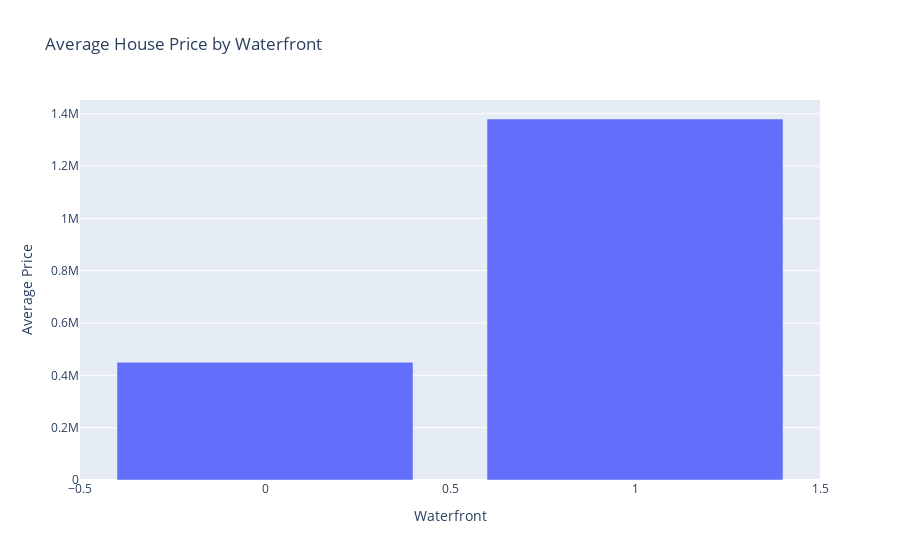

Notebook code cell kept with this figure:
### Code cell
# graph average house price with waterfront is 1 vs 0

avg_price_by_waterfront = df.groupby('waterfront')['price'].median().reset_index()

fig = px.bar(avg_price_by_waterfront, x='waterfront', y='price',
             labels={'waterfront': 'Waterfront', 'price': 'Average Price'},
             title='Average House Price by Waterfront')

fig.show()

### Figure 1 — Plotly figure (JSON) as saved in the notebook; plotly's stock layout.template omitted (floating-point values rounded to 4 significant figures)
{"data": [{"alignmentgroup": "True", "hovertemplate": "Waterfront=%{x}<br>Average Price=%{y}<extra></extra>", "legendgroup": "", "marker": {"color": "#636efa", "pattern": {"shape": ""}}, "name": "", "offsetgroup": "", "orientation": "v", "showlegend": false, "textposition": "auto", "type": "bar", "x": [0, 1], "xaxis": "x", "y": [450000, 1379900], "yaxis": "y"}], "layout": {"barmode": "relative", "legend": {"tracegroupgap": 0}, "title": {"text": "Average House Price by Waterfront"}, "xaxis": {"anchor": "y", "domain": [0, 1], "title": {"text": "Waterfront"}}, "yaxis": {"anchor": "x", "domain": [0, 1], "title": {"text": "Average Price"}}}}
